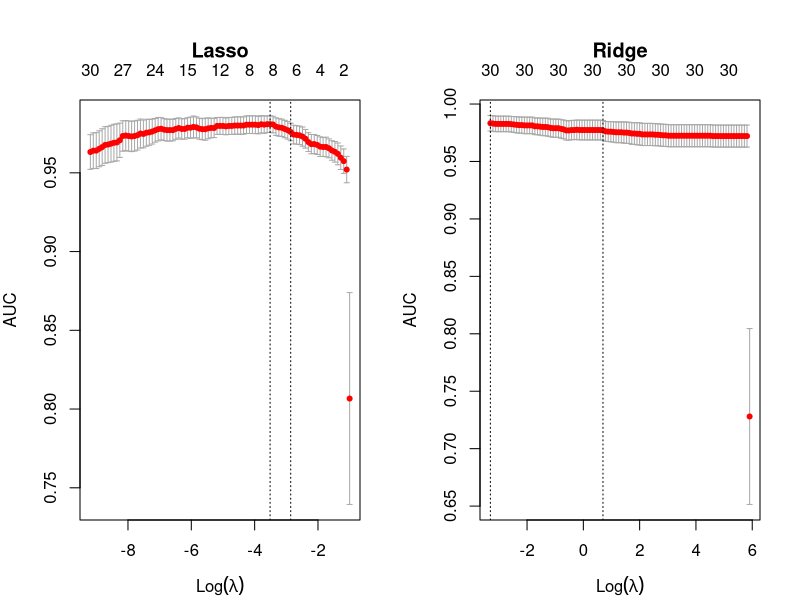
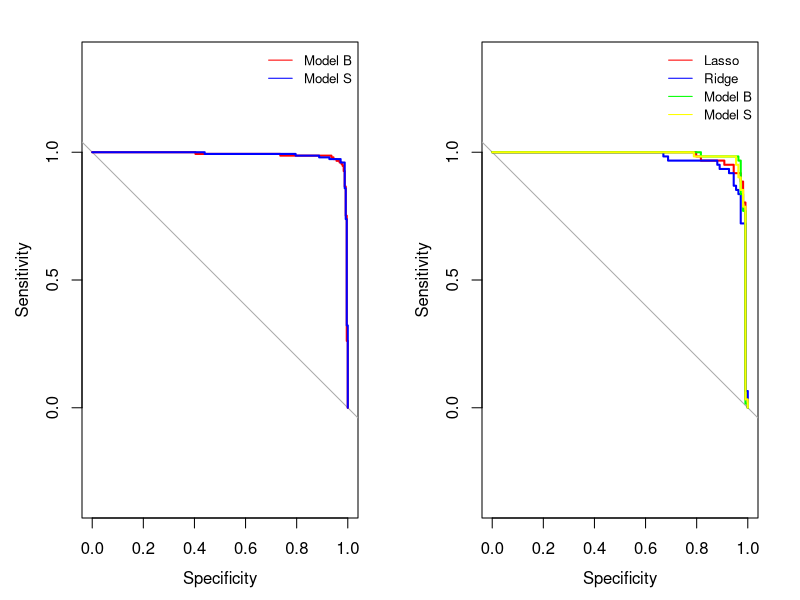

These figures' R source, in order:
## ---- chunk 1
knitr::opts_chunk$set(echo = TRUE)
Sys.setlocale("LC_ALL", "English")
library(caret)
library(data.table)
library(glmnet)
library(MASS)
library(knitr)
library(pROC)
## ---- chunk 2
breast <- read.csv("data_assignment2/wdbc2.csv")
## ---- chunk 3
set.seed(984065)
# Change the diagnosis factor to a numerical value
# we split into 70% training and 30% testing data
breast$diagnosis <- ifelse(breast$diagnosis=="benign", 0, 1)
split.index <- createDataPartition(breast$diagnosis, 
                                   p = .7, list = TRUE)$Resample1
#train and test data sets
train.breast <- breast[split.index, ]
test.breast <- breast[-split.index, ]

#define explanatory and response variable matrix
biomarkers.x <- as.matrix(subset(train.breast, select = -c(id, diagnosis)))
biomarkers.y <- as.matrix(subset(train.breast, select = c(diagnosis)))

## ---- chunk 4
set.seed(984065)
# We fit the ridge regression on training data
fit.lasso <- cv.glmnet(biomarkers.x, biomarkers.y , alpha = 1, family = "binomial", type.measure = "auc")
fit.ridge <- cv.glmnet(biomarkers.x, biomarkers.y , alpha = 0, family = "binomial", type.measure = "auc")
# We fit the Lasso regression on training data

par(mfrow=c(1,2), mar=c(4,4,5,2))
plot(fit.lasso, main="Lasso")
plot(fit.ridge, main="Ridge")                  
## ---- chunk 5
cat("The optimal value of lambda is:", fit.ridge$lambda.min)
cat("The optimal value of lambda is:", fit.lasso$lambda.min)
## ---- chunk 6
#Our Lambdas
lambdamin.lasso <- fit.lasso$lambda.min
lambdamin.ridge <- fit.ridge$lambda.min

# We will need to find the position at which lambda min is located at lambda
index_lambdamin.lasso <- which(lambdamin.lasso == fit.lasso$lambda)
index_lambdamin.ridge <- which(lambdamin.ridge == fit.ridge$lambda)
#Now we find the position at which lambda lse is located
#lambda lse is the largest value of lambda that is located within 1 standard error
lambda1se.lasso <- fit.lasso$lambda.1se
lambda1se.ridge <- fit.ridge$lambda.1se
# We will need to find the position at which lambda lse is located at lambda
index_lambda1se.lasso <- which(lambda1se.lasso == fit.lasso$lambda)
index_lambda1se.ridge <- which(lambda1se.ridge == fit.ridge$lambda)
#We can find the corresponding AUC's
AUC.lambdamin.lasso <- signif(fit.lasso$cvm[index_lambdamin.lasso],3)
AUC.lambda1se.lasso <- signif(fit.lasso$cvm[index_lambda1se.lasso],3)
AUC.lambdamin.ridge <- signif(fit.ridge$cvm[index_lambdamin.ridge],3)
AUC.lambda1se.ridge <- signif(fit.ridge$cvm[index_lambda1se.ridge],3)
ms.lasso.min <- fit.lasso$nzero[index_lambdamin.lasso]
ms.lasso.1se <- fit.lasso$nzero[index_lambda1se.lasso]
ms.ridge.min <- fit.ridge$nzero[index_lambdamin.lasso]
ms.ridge.1se <- fit.ridge$nzero[index_lambda1se.lasso]
table1 <-data.table(model = c("Lasso.min", "Lasso.1se", 
                              "Ridge.min", "Ridge.1se"),
                    Lambda = c(signif(lambdamin.lasso,3),
                               signif(lambda1se.lasso,3),
                               signif(lambdamin.ridge,3),
                               signif(lambda1se.ridge,3)), 
                    ModelSize = c(ms.lasso.min, ms.lasso.1se, 
                                  ms.ridge.min, ms.ridge.1se),
                    AUC = c(AUC.lambdamin.lasso, AUC.lambda1se.lasso,
                            AUC.lambdamin.ridge, AUC.lambda1se.ridge))
table1
## ---- chunk 7
#Define full model and null model
full.model <- glm(diagnosis~., data = train.breast)
null.model <- glm(diagnosis~1, data = train.breast)
#perform 
model.B<- stepAIC(full.model, direction = "back")
model.S<- stepAIC(null.model, scope = list(upper = full.model), direction = "forward")
## ---- chunk 8
#Computing coefficients of each model and tabulating it.
B.coef <-model.B$coefficients
B.order<- order(abs(B.coef), decreasing = TRUE)
S.coef <-model.S$coefficients
S.order<- order(abs(S.coef), decreasing = TRUE)
table <- list(B.coef[B.order], S.coef[S.order])
kable(B.coef[B.order])
kable(S.coef[S.order])
## ---- chunk 9
#Testing goodness of fit of model B and model S
cat("Model B deviance: ", model.B$deviance)
cat("Model S deviance: ", model.S$deviance)
pchisq(model.B$null.deviance - model.B$deviance, df =15, lower.tail =FALSE)
pchisq(model.S$null.deviance - model.S$deviance, df =15, lower.tail =FALSE)
## ---- chunk 10
model.B.auc <- roc(train.breast$diagnosis, model.B$fitted.values, plot = TRUE, 
    xlim = c(0,1), col="red")
model.S.auc <- roc(train.breast$diagnosis, model.S$fitted.values, plot = TRUE, 
    add = TRUE,col = "blue")
legend("topright", legend = c("Model B", "Model S"),
         col = c("red", "blue"), lty = 1, cex = 0.8, bty = "n")
## ---- chunk 11

#Lasso model 
lasso.pred <- predict(fit.lasso, newx = as.matrix(test.breast[,-c(1,2)]), s="lambda.1se")
#Ridge Regression model 
ridge.pred <- predict(fit.ridge, newx = as.matrix(test.breast[,-c(1,2)]), s="lambda.1se")
#Model B
B.pred <- predict(model.B, newdata = test.breast, type = "response")
#Model S
S.pred <- predict(model.S, newdata = test.breast, type = "response")
#Plotting ROC
lasso.auc <- roc(test.breast$diagnosis, lasso.pred, plot = TRUE, xlim = c(0,1), col = "red")$auc
ridge.auc <- roc(test.breast$diagnosis, ridge.pred, plot = TRUE, col = "blue", add = TRUE)$auc
B.auc <- roc(test.breast$diagnosis, B.pred, plot = TRUE, col = "green", add = TRUE)$auc
S.auc <- roc(test.breast$diagnosis, S.pred, plot = TRUE, col = "yellow", add = TRUE)$auc
legend("topright", legend = c("Lasso", "Ridge","Model B","Model S"),
         col = c("red", "blue", "green", "yellow"), lty = 1, cex = 0.8, bty = "n")
#Compare the AUCs 
train.auc <- c(AUC.lambda1se.lasso, AUC.lambda1se.ridge, model.B.auc$auc, model.S.auc$auc)
test.auc <- c(lasso.auc, ridge.auc, B.auc, S.auc)
models <- c("Lasso Regression", "Ridge Regression", "Model B", "Model S")
# We make a table and voila! 
table = data.table(models, train.auc, test.auc)
kable(table)
## ---- chunk 12
# Enter code here.
## ---- chunk 13
# Enter code here.
## ---- chunk 14
# Enter code here.
## ---- chunk 15
# Enter code here.
## ---- chunk 16
# Enter code here.
## ---- chunk 17
# Enter code here.
## ---- chunk 18
# Enter code here.
## ---- chunk 19
# Enter code here.
## ---- chunk 20
nki <- read.csv("data_assignment2/nki.csv")
head(nki)
## ---- chunk 21
cor(nki[,7:76])
## ---- chunk 22
# Enter code here.
## ---- chunk 23
# Enter code here.
## ---- chunk 24
# Enter code here.
